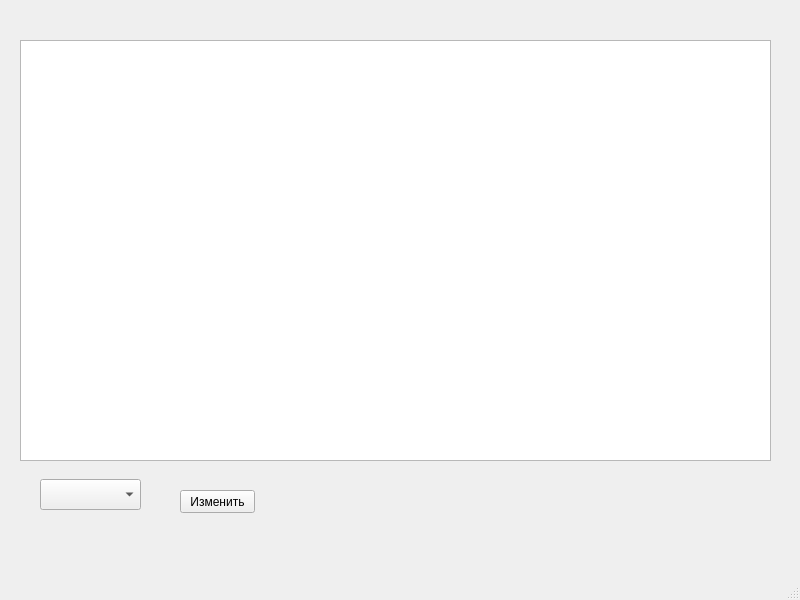
<?xml version="1.0" encoding="UTF-8"?>
<ui version="4.0">
 <class>MainWindow</class>
 <widget class="QMainWindow" name="MainWindow">
  <property name="geometry">
   <rect>
    <x>0</x>
    <y>0</y>
    <width>800</width>
    <height>600</height>
   </rect>
  </property>
  <property name="windowTitle">
   <string>MainWindow</string>
  </property>
  <widget class="QWidget" name="centralwidget">
   <widget class="QTableWidget" name="tableWidget">
    <property name="geometry">
     <rect>
      <x>20</x>
      <y>40</y>
      <width>751</width>
      <height>421</height>
     </rect>
    </property>
   </widget>
   <widget class="QPushButton" name="pushButton">
    <property name="geometry">
     <rect>
      <x>180</x>
      <y>490</y>
      <width>75</width>
      <height>23</height>
     </rect>
    </property>
    <property name="text">
     <string>Изменить</string>
    </property>
   </widget>
   <widget class="QComboBox" name="comboBox">
    <property name="geometry">
     <rect>
      <x>40</x>
      <y>479</y>
      <width>101</width>
      <height>31</height>
     </rect>
    </property>
   </widget>
  </widget>
  <widget class="QMenuBar" name="menubar">
   <property name="geometry">
    <rect>
     <x>0</x>
     <y>0</y>
     <width>800</width>
     <height>21</height>
    </rect>
   </property>
  </widget>
  <widget class="QStatusBar" name="statusbar"/>
 </widget>
 <resources/>
 <connections/>
</ui>
